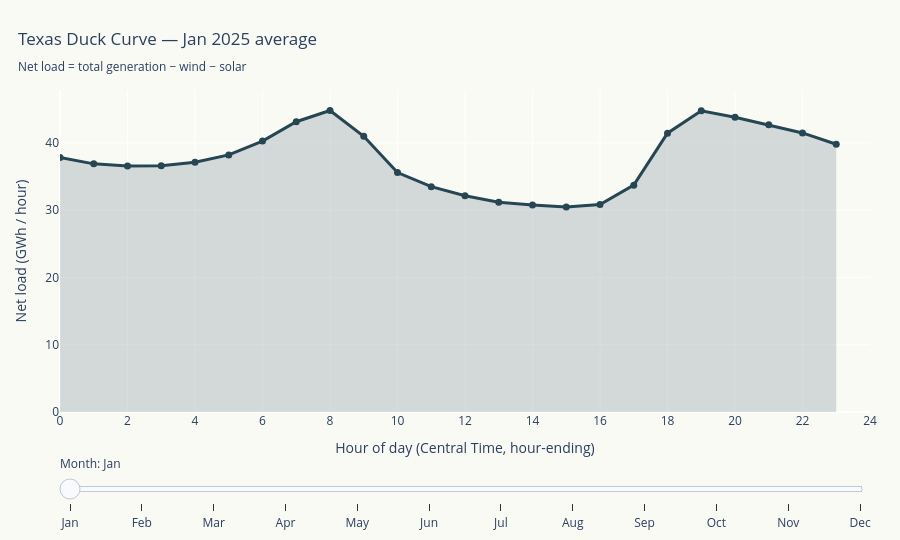

The notebook cell this image was saved under:
### Markdown cell above
## 7. Interactive duck curve — month-slider scrubber

Drag the slider through Jan→Dec and watch the net-load curve morph. Fossil + nuclear fleet must cover whatever's below the line.

### Code cell
fig = go.Figure()

# One trace per month; hide all but Jan initially
for i, month in enumerate(range(1, 13)):
    vals = profiles['net_load'].loc[month]
    fig.add_trace(go.Scatter(
        x=list(vals.index), y=list(vals.values),
        mode='lines+markers',
        line=dict(color='#264653', width=3),
        marker=dict(size=7),
        fill='tozeroy',
        fillcolor='rgba(38,70,83,0.18)',
        visible=(month == 1),
        name=MONTH_NAMES[month-1],
        hovertemplate=f'Hour %{{x}}: %{{y:.1f}} GWh/h<extra>{MONTH_NAMES[month-1]}</extra>',
    ))

# Build slider steps: each step shows one month trace, hides the rest
steps = []
for i, month in enumerate(range(1, 13)):
    visible = [False] * 12
    visible[i] = True
    steps.append(dict(
        method='update',
        args=[{'visible': visible},
              {'title.text': f'Texas Duck Curve — {MONTH_NAMES[month-1]} 2025 average<br>'
                             '<sub>Net load = total generation − wind − solar</sub>'}],
        label=MONTH_NAMES[month-1],
    ))

sliders = [dict(
    active=0,
    currentvalue={'prefix': 'Month: '},
    pad={'t': 40},
    steps=steps,
)]

fig.update_layout(
    title={
        'text': 'Texas Duck Curve — Jan 2025 average<br>'
                '<sub>Net load = total generation − wind − solar</sub>',
        'x': 0.02, 'xanchor': 'left',
    },
    xaxis=dict(title='Hour of day (Central Time, hour-ending)',
               tickmode='linear', tick0=0, dtick=2, range=[0, 24]),
    yaxis=dict(title='Net load (GWh / hour)'),
    plot_bgcolor='#FAFAF5', paper_bgcolor='#FAFAF5',
    height=540,
    sliders=sliders,
    showlegend=False,
    margin=dict(l=60, r=30, t=90, b=100),
)

fig.write_html(WEB / 'duck_curve.html', include_plotlyjs='cdn', full_html=True)
print(f'Saved {WEB / "duck_curve.html"}')
fig.show()

### Figure 1 — Plotly figure (JSON) as saved in the notebook; plotly's stock layout.template omitted (floating-point values rounded to 4 significant figures)
{"data": [{"fill": "tozeroy", "fillcolor": "rgba(38,70,83,0.18)", "hovertemplate": "Hour %{x}: %{y:.1f} GWh/h<extra>Jan</extra>", "line": {"color": "#264653", "width": 3}, "marker": {"size": 7}, "mode": "lines+markers", "name": "Jan", "type": "scatter", "visible": true, "x": [0, 1, 2, 3, 4, 5, 6, 7, 8, 9, 10, 11, 12, 13, 14, 15, 16, 17, 18, 19, 20, 21, 22, 23], "y": [37.8, 36.87, 36.55, 36.59, 37.11, 38.2, 40.25, 43.13, 44.8, 40.97, 35.58, 33.49, 32.14, 31.18, 30.75, 30.46, 30.82, 33.71, 41.44, 44.75, 43.8, 42.69, 41.47, 39.78]}, {"fill": "tozeroy", "fillcolor": "rgba(38,70,83,0.18)", "hovertemplate": "Hour %{x}: %{y:.1f} GWh/h<extra>Feb</extra>", "line": {"color": "#264653", "width": 3}, "marker": {"size": 7}, "mode": "lines+markers", "name": "Feb", "type": "scatter", "visible": false, "x": [0, 1, 2, 3, 4, 5, 6, 7, 8, 9, 10, 11, 12, 13, 14, 15, 16, 17, 18, 19, 20, 21, 22, 23], "y": [34.55, 33.37, 32.36, 31.94, 32.14, 32.98, 34.98, 38.22, 39.29, 34.92, 31.27, 29.63, 28.31, 27.34, 26.95, 27.2, 27.69, 29.42, 35.97, 41.21, 40.42, 38.92, 37.57, 35.9]}, {"fill": "tozeroy", "fillcolor": "rgba(38,70,83,0.18)", "hovertemplate": "Hour %{x}: %{y:.1f} GWh/h<extra>Mar</extra>", "line": {"color": "#264653", "width": 3}, "marker": {"size": 7}, "mode": "lines+markers", "name": "Mar", "type": "scatter", "visible": false, "x": [0, 1, 2, 3, 4, 5, 6, 7, 8, 9, 10, 11, 12, 13, 14, 15, 16, 17, 18, 19, 20, 21, 22, 23], "y": [26.06, 24.19, 23.47, 22.22, 23.01, 23.32, 24.59, 26.91, 27.95, 24.29, 19.93, 18.39, 17.91, 17.93, 18.48, 19.17, 19.94, 21.21, 24.32, 29.46, 34.34, 33.76, 31.32, 28.54]}, {"fill": "tozeroy", "fillcolor": "rgba(38,70,83,0.18)", "hovertemplate": "Hour %{x}: %{y:.1f} GWh/h<extra>Apr</extra>", "line": {"color": "#264653", "width": 3}, "marker": {"size": 7}, "mode": "lines+markers", "name": "Apr", "type": "scatter", "visible": false, "x": [0, 1, 2, 3, 4, 5, 6, 7, 8, 9, 10, 11, 12, 13, 14, 15, 16, 17, 18, 19, 20, 21, 22, 23], "y": [29.09, 26.63, 25.36, 24.82, 24.63, 24.97, 26.12, 28.43, 28.74, 24.8, 22.04, 21.31, 21.22, 21.39, 22.34, 23.39, 24.73, 26.05, 27.58, 31.2, 37.11, 38.11, 35.49, 32.43]}, {"fill": "tozeroy", "fillcolor": "rgba(38,70,83,0.18)", "hovertemplate": "Hour %{x}: %{y:.1f} GWh/h<extra>May</extra>", "line": {"color": "#264653", "width": 3}, "marker": {"size": 7}, "mode": "lines+markers", "name": "May", "type": "scatter", "visible": false, "x": [0, 1, 2, 3, 4, 5, 6, 7, 8, 9, 10, 11, 12, 13, 14, 15, 16, 17, 18, 19, 20, 21, 22, 23], "y": [38.35, 35.43, 33.59, 32.53, 32.14, 32.32, 33.17, 34.52, 32.74, 28.59, 26.98, 27.09, 28.04, 29.11, 30.66, 32.36, 34.08, 35.74, 37.3, 39.84, 45.37, 47.57, 45.27, 41.9]}, {"fill": "tozeroy", "fillcolor": "rgba(38,70,83,0.18)", "hovertemplate": "Hour %{x}: %{y:.1f} GWh/h<extra>Jun</extra>", "line": {"color": "#264653", "width": 3}, "marker": {"size": 7}, "mode": "lines+markers", "name": "Jun", "type": "scatter", "visible": false, "x": [0, 1, 2, 3, 4, 5, 6, 7, 8, 9, 10, 11, 12, 13, 14, 15, 16, 17, 18, 19, 20, 21, 22, 23], "y": [42.41, 39.24, 37.12, 36.09, 35.42, 35.29, 36.36, 37.69, 35.66, 31.63, 30.3, 31.1, 32.99, 35.24, 37.23, 38.77, 39.63, 40.43, 41.28, 43.39, 48.77, 52.04, 50.21, 46.46]}, {"fill": "tozeroy", "fillcolor": "rgba(38,70,83,0.18)", "hovertemplate": "Hour %{x}: %{y:.1f} GWh/h<extra>Jul</extra>", "line": {"color": "#264653", "width": 3}, "marker": {"size": 7}, "mode": "lines+markers", "name": "Jul", "type": "scatter", "visible": false, "x": [0, 1, 2, 3, 4, 5, 6, 7, 8, 9, 10, 11, 12, 13, 14, 15, 16, 17, 18, 19, 20, 21, 22, 23], "y": [45.94, 42.94, 40.8, 39.47, 39.1, 39.44, 40.49, 41.43, 39.98, 36.65, 34.7, 34.63, 36.56, 38.94, 41.17, 42.59, 43.83, 44.86, 45.8, 47.54, 52.56, 56.02, 53.74, 49.89]}, {"fill": "tozeroy", "fillcolor": "rgba(38,70,83,0.18)", "hovertemplate": "Hour %{x}: %{y:.1f} GWh/h<extra>Aug</extra>", "line": {"color": "#264653", "width": 3}, "marker": {"size": 7}, "mode": "lines+markers", "name": "Aug", "type": "scatter", "visible": false, "x": [0, 1, 2, 3, 4, 5, 6, 7, 8, 9, 10, 11, 12, 13, 14, 15, 16, 17, 18, 19, 20, 21, 22, 23], "y": [50.2, 47.04, 45.08, 43.85, 43.31, 43.41, 44.38, 45.96, 45.14, 40.85, 38.68, 38.84, 40.71, 43.92, 46.54, 48.3, 49.67, 50.56, 51.33, 54.12, 59.91, 61.13, 57.85, 53.79]}, {"fill": "tozeroy", "fillcolor": "rgba(38,70,83,0.18)", "hovertemplate": "Hour %{x}: %{y:.1f} GWh/h<extra>Sep</extra>", "line": {"color": "#264653", "width": 3}, "marker": {"size": 7}, "mode": "lines+markers", "name": "Sep", "type": "scatter", "visible": false, "x": [0, 1, 2, 3, 4, 5, 6, 7, 8, 9, 10, 11, 12, 13, 14, 15, 16, 17, 18, 19, 20, 21, 22, 23], "y": [44.22, 41.26, 39.58, 38.63, 38.07, 38.19, 39.42, 41.6, 41.87, 36.76, 33.86, 33.73, 34.72, 37.5, 40.22, 42.35, 43.88, 45.33, 47.39, 53.86, 59.1, 56.76, 52.5, 47.84]}, {"fill": "tozeroy", "fillcolor": "rgba(38,70,83,0.18)", "hovertemplate": "Hour %{x}: %{y:.1f} GWh/h<extra>Oct</extra>", "line": {"color": "#264653", "width": 3}, "marker": {"size": 7}, "mode": "lines+markers", "name": "Oct", "type": "scatter", "visible": false, "x": [0, 1, 2, 3, 4, 5, 6, 7, 8, 9, 10, 11, 12, 13, 14, 15, 16, 17, 18, 19, 20, 21, 22, 23], "y": [36.35, 33.7, 32.07, 31.35, 30.93, 31.22, 32.6, 34.85, 36.19, 32.23, 27.79, 27.07, 27.88, 30.09, 32.77, 34.69, 36.18, 37.55, 41.29, 49.31, 50.01, 46.24, 42.61, 38.92]}, {"fill": "tozeroy", "fillcolor": "rgba(38,70,83,0.18)", "hovertemplate": "Hour %{x}: %{y:.1f} GWh/h<extra>Nov</extra>", "line": {"color": "#264653", "width": 3}, "marker": {"size": 7}, "mode": "lines+markers", "name": "Nov", "type": "scatter", "visible": false, "x": [0, 1, 2, 3, 4, 5, 6, 7, 8, 9, 10, 11, 12, 13, 14, 15, 16, 17, 18, 19, 20, 21, 22, 23], "y": [29.63, 28.49, 27.79, 27.31, 27.22, 27.97, 29.37, 31.5, 30.45, 25.54, 23.47, 23.4, 23.93, 24.44, 24.81, 25.28, 26.66, 33.09, 41.01, 40.3, 37.55, 35.58, 33.91, 32.06]}, {"fill": "tozeroy", "fillcolor": "rgba(38,70,83,0.18)", "hovertemplate": "Hour %{x}: %{y:.1f} GWh/h<extra>Dec</extra>", "line": {"color": "#264653", "width": 3}, "marker": {"size": 7}, "mode": "lines+markers", "name": "Dec", "type": "scatter", "visible": false, "x": [0, 1, 2, 3, 4, 5, 6, 7, 8, 9, 10, 11, 12, 13, 14, 15, 16, 17, 18, 19, 20, 21, 22, 23], "y": [32.64, 31.57, 31.05, 31.01, 31.07, 31.8, 33.46, 36.17, 37.57, 33.67, 29.43, 27.91, 26.88, 26.28, 26.18, 26.45, 27.36, 32.95, 40.71, 40.02, 37.78, 36.26, 35.11, 33.57]}], "layout": {"height": 540, "margin": {"b": 100, "l": 60, "r": 30, "t": 90}, "paper_bgcolor": "#FAFAF5", "plot_bgcolor": "#FAFAF5", "showlegend": false, "sliders": [{"active": 0, "currentvalue": {"prefix": "Month: "}, "pad": {"t": 40}, "steps": [{"args": [{"visible": [true, false, false, false, false, false, false, false, false, false, false, false]}, {"title.text": "Texas Duck Curve — Jan 2025 average<br><sub>Net load = total generation − wind − solar</sub>"}], "label": "Jan", "method": "update"}, {"args": [{"visible": [false, true, false, false, false, false, false, false, false, false, false, false]}, {"title.text": "Texas Duck Curve — Feb 2025 average<br><sub>Net load = total generation − wind − solar</sub>"}], "label": "Feb", "method": "update"}, {"args": [{"visible": [false, false, true, false, false, false, false, false, false, false, false, false]}, {"title.text": "Texas Duck Curve — Mar 2025 average<br><sub>Net load = total generation − wind − solar</sub>"}], "label": "Mar", "method": "update"}, {"args": [{"visible": [false, false, false, true, false, false, false, false, false, false, false, false]}, {"title.text": "Texas Duck Curve — Apr 2025 average<br><sub>Net load = total generation − wind − solar</sub>"}], "label": "Apr", "method": "update"}, {"args": [{"visible": [false, false, false, false, true, false, false, false, false, false, false, false]}, {"title.text": "Texas Duck Curve — May 2025 average<br><sub>Net load = total generation − wind − solar</sub>"}], "label": "May", "method": "update"}, {"args": [{"visible": [false, false, false, false, false, true, false, false, false, false, false, false]}, {"title.text": "Texas Duck Curve — Jun 2025 average<br><sub>Net load = total generation − wind − solar</sub>"}], "label": "Jun", "method": "update"}, {"args": [{"visible": [false, false, false, false, false, false, true, false, false, false, false, false]}, {"title.text": "Texas Duck Curve — Jul 2025 average<br><sub>Net load = total generation − wind − solar</sub>"}], "label": "Jul", "method": "update"}, {"args": [{"visible": [false, false, false, false, false, false, false, true, false, false, false, false]}, {"title.text": "Texas Duck Curve — Aug 2025 average<br><sub>Net load = total generation − wind − solar</sub>"}], "label": "Aug", "method": "update"}, {"args": [{"visible": [false, false, false, false, false, false, false, false, true, false, false, false]}, {"title.text": "Texas Duck Curve — Sep 2025 average<br><sub>Net load = total generation − wind − solar</sub>"}], "label": "Sep", "method": "update"}, {"args": [{"visible": [false, false, false, false, false, false, false, false, false, true, false, false]}, {"title.text": "Texas Duck Curve — Oct 2025 average<br><sub>Net load = total generation − wind − solar</sub>"}], "label": "Oct", "method": "update"}, {"args": [{"visible": [false, false, false, false, false, false, false, false, false, false, true, false]}, {"title.text": "Texas Duck Curve — Nov 2025 average<br><sub>Net load = total generation − wind − solar</sub>"}], "label": "Nov", "method": "update"}, {"args": [{"visible": [false, false, false, false, false, false, false, false, false, false, false, true]}, {"title.text": "Texas Duck Curve — Dec 2025 average<br><sub>Net load = total generation − wind − solar</sub>"}], "label": "Dec", "method": "update"}]}], "title": {"text": "Texas Duck Curve — Jan 2025 average<br><sub>Net load = total generation − wind − solar</sub>", "x": 0.02, "xanchor": "left"}, "xaxis": {"dtick": 2, "range": [0, 24], "tick0": 0, "tickmode": "linear", "title": {"text": "Hour of day (Central Time, hour-ending)"}}, "yaxis": {"title": {"text": "Net load (GWh / hour)"}}}}
